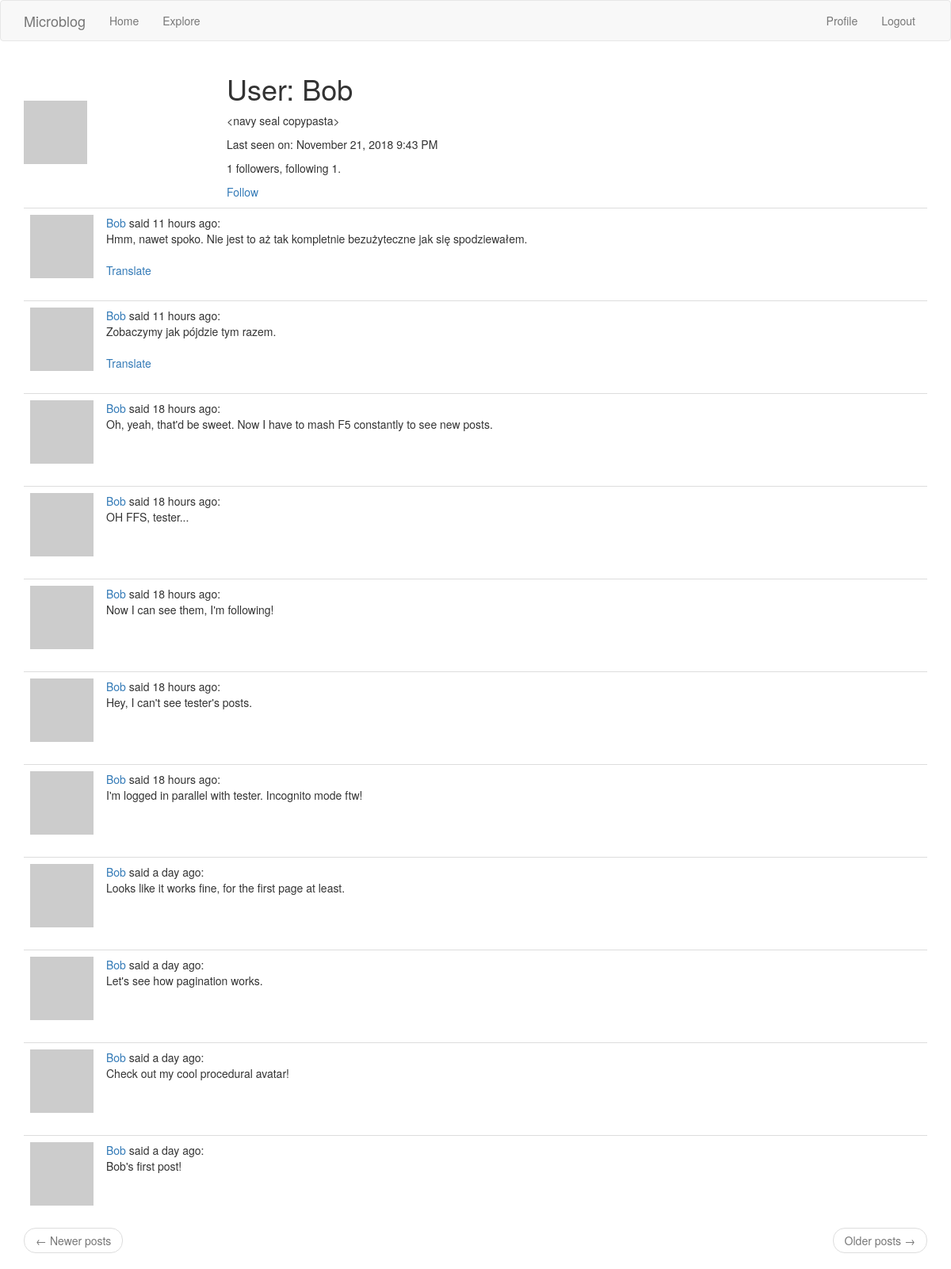
The page /user/Bob (signed in) on the database its author committed.
### app/models.py (models this page shows, shortened)
class User(UserMixin, db.Model):
    id = db.Column(db.Integer, primary_key=True)
    username = db.Column(db.String(64), index=True, unique=True)
    email = db.Column(db.String(120), index=True, unique=True)
    password_hash = db.Column(db.String(128))
    about_me = db.Column(db.String(140))
    last_seen = db.Column(db.DateTime, default=datetime.utcnow)
    posts = db.relationship('Post', backref='author', lazy='dynamic')
    followed = db.relationship(
        'User', secondary=followers,
        primaryjoin=(followers.c.follower_id == id),
        secondaryjoin=(followers.c.followed_id == id),
        backref=db.backref('followers', lazy='dynamic'), lazy='dynamic')
    def avatar(self, size):
        digest = md5(self.email.lower().encode('utf-8')).hexdigest()
        return 'https://www.gravatar.com/avatar/{}?d=retro&s={}'.format(
            digest, size)
    def is_following(self, user):
        return self.followed.filter(
            followers.c.followed_id == user.id).count() > 0

class Post(db.Model):
    id = db.Column(db.Integer, primary_key=True)
    body = db.Column(db.String(140))
    timestamp = db.Column(db.DateTime, index=True, default=datetime.utcnow)
    user_id = db.Column(db.Integer, db.ForeignKey('user.id'))
    language = db.Column(db.String(5))

### app/main/routes.py (the view)
@app.route('/user/<username>')
@login_required
def user(username):
    user = User.query.filter_by(username=username).first_or_404()
    page = request.args.get('page', 1, type=int)
    posts = user.posts.order_by(Post.timestamp.desc()).paginate(
        page, app.config['POSTS_PER_PAGE'], False)
    next_url = url_for('user', username=user.username, page=posts.next_num) \
        if posts.has_next else None
    prev_url = url_for('user', username=user.username, page=posts.prev_num) \
        if posts.has_prev else None
    return render_template('user.html', user=user, posts=posts.items,
                           prev_url=prev_url, next_url=next_url)

### app/main/routes.py (called while the page is built)
@app.before_request
def before_request():
    if current_user.is_authenticated:
        current_user.last_seen = datetime.utcnow()
        db.session.commit()
    g.locale = str(get_locale())

### app/models.py (called while the page is built)
@login.user_loader
def load_user(id):
    return User.query.get(int(id))

### app/main/templates/user.html
{% extends "base.html" %}
{% block app_content %}
  <table class="tabe table-hover">
    <tr>
      <td width="256px"><img src="{{ user.avatar(256) }}"></td>
      <td>
        <h1>{{ _('User:') }} {{ user.username }}</h1>
        {% if user.about_me %}
          <p>{{ user.about_me }}</p>
        {% endif %}
        {% if user.last_seen %}
          <p>{{ _('Last seen on:') }} {{ moment(user.last_seen).format('LLL') }}</p>
        {% endif %}
        <p>{{ user.followers.count() }} {{ _('followers, following') }} {{ user.followed.count() }}.</p>
        {% if user == current_user %}
          <p><a href="{{ url_for('edit_profile') }}">{{ _('Edit your profile') }}</a></p>
        {% elif not current_user.is_following(user) %}
          <p><a href="{{ url_for('follow', username=user.username) }}">{{ _('Follow') }}</a></p>
        {% else %}
          <p><a href="{{ url_for('unfollow', username=user.username) }}">{{ _('Unfollow') }}</a></p>
        {% endif %}
      </td>
    </tr>
  </table>
  {% for post in posts %}
    {% include '_post.html' %}
  {% endfor %}
  {% include '_page_nav.html' %}
{% endblock %}

### app/main/templates/_post.html
<table class="table table-hover">
  <tr>
    <td width="40px"><img src="{{ post.author.avatar(40) }}"></td>
    <td>
      <a href="{{ url_for('user', username=post.author.username) }}">
        {{ post.author.username }}
      </a>
      {{ _('said') }} {{ moment(post.timestamp).fromNow() }}:
      <br>
      <span id="post{{ post.id }}">{{ post.body }}</span>
      {% if post.language and post.language != g.locale %}
        <br><br>
        <span id="translation{{ post.id }}">
          <a href="javascript:translate(
                                '#post{{ post.id }}',
                                '#translation{{ post.id }}',
                                '{{ post.language }}',
                                '{{ g.locale }}');">{{ _('Translate') }}</a>
        </span>
      {% endif %}
    </td>
  </tr>
</table>

### rows shown on the page
User: username "Bob", about_me "<navy seal copypasta>", last_seen "November 21, 2018 9:43 PM"
Post: author.username "Bob", timestamp "11 hours ago", body "Hmm, nawet spoko. Nie jest to aż tak kompletnie bezużyteczne jak się spodziewałem."
Post: author.username "Bob", timestamp "11 hours ago", body "Zobaczymy jak pójdzie tym razem."
Post: author.username "Bob", timestamp "18 hours ago", body "Oh, yeah, that'd be sweet. Now I have to mash F5 constantly to see new posts."
Post: author.username "Bob", timestamp "18 hours ago", body "OH FFS, tester..."
Post: author.username "Bob", timestamp "18 hours ago", body "Now I can see them, I'm following!"
Post: author.username "Bob", timestamp "18 hours ago", body "Hey, I can't see tester's posts."
Post: author.username "Bob", timestamp "18 hours ago", body "I'm logged in parallel with tester. Incognito mode ftw!"
Post: author.username "Bob", timestamp "a day ago", body "Looks like it works fine, for the first page at least."
Post: author.username "Bob", timestamp "a day ago", body "Let's see how pagination works."
Post: author.username "Bob", timestamp "a day ago", body "Check out my cool procedural avatar!"
Post: author.username "Bob", timestamp "a day ago", body "Bob's first post!"

### other values the page prints
{{ user.followers.count() }} "1"
{{ user.followed.count() }} "1"
